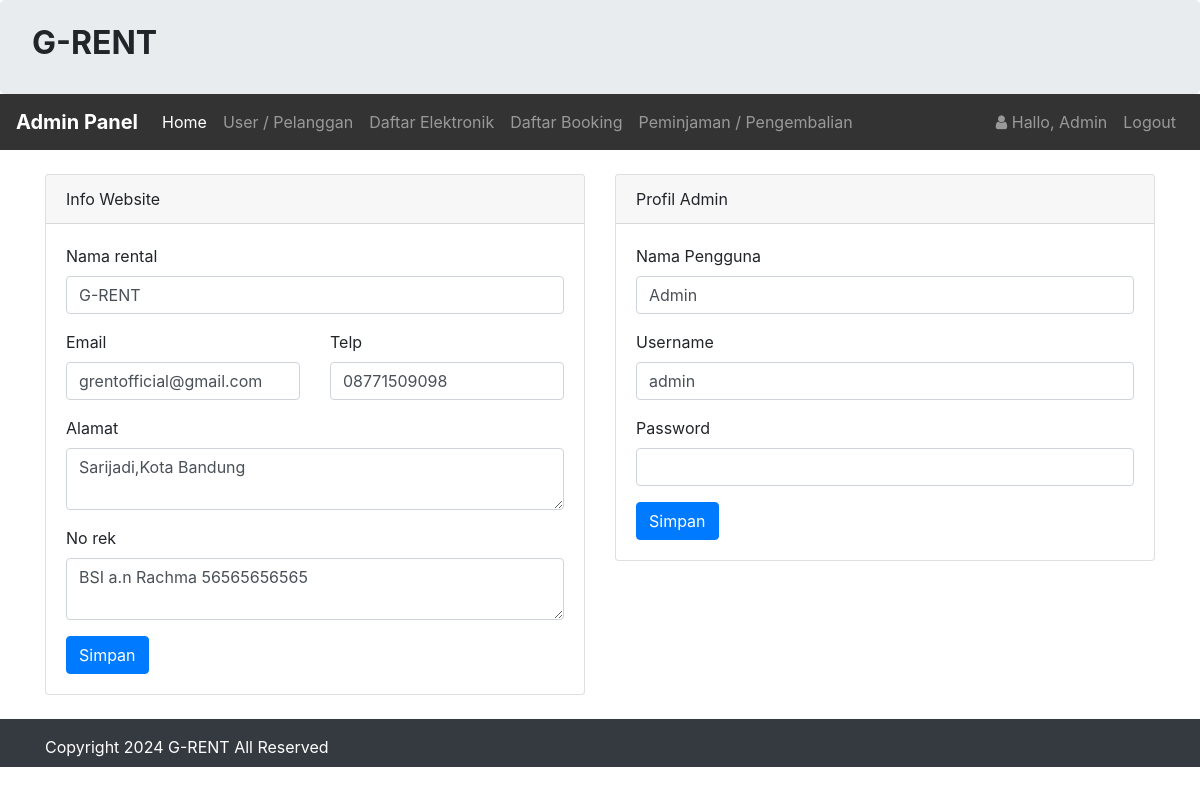
Page /admin/index.php (signed in) on the committed database.
### tables this page shows
CREATE TABLE `infoweb` (
  `id` int(11) NOT NULL,
  `nama_rental` varchar(255) DEFAULT NULL,
  `telp` varchar(15) DEFAULT NULL,
  `alamat` text DEFAULT NULL,
  `email` varchar(255) DEFAULT NULL,
  `no_rek` text DEFAULT NULL,
  `updated_at` timestamp NOT NULL DEFAULT current_timestamp()
);

### koneksi/koneksi.php (called while the page is built, shortened)
<?php
$user = 'root';
$pass = '';
$koneksi = new PDO("mysql:host=localhost;port=3307;dbname=rental_api", $user, $pass);
$url = "http://localhost/G-Rent/";
$sql_web = "SELECT * FROM infoweb WHERE id = 1";
$row_web = $koneksi->prepare($sql_web);
$row_web->execute();
$info_web = $row_web->fetch(PDO::FETCH_OBJ);

### admin/index.php (the view, shortened to what this page needs)
<?php
require '../koneksi/koneksi.php';
$title_web = 'Dashboard';
include 'header.php';
?>
<div class="container mt-4">
    <div class="row">
        <div class="col-sm-6">
            <div class="card">
                <div class="card-header">
                    Info Website
                </div>
                <div class="card-body">
                    <form action="" method="post">
                        <div class="form-group">
                            <label for="">Nama rental</label>
                            <input type="text" class="form-control" value="<?= $info_web->nama_rental; ?>" name="nama_rental" id="nama_rental" placeholder="" />
                        </div>
                        <div class="row">
                            <div class="col-sm-6">
                                <div class="form-group">
                                    <label for="">Email</label>
                                    <input type="text" class="form-control" value="<?= $info_web->email; ?>" name="email" id="email" placeholder="" />
                                </div>
                            </div>
                            <div class="col-sm-6">
                                <div class="form-group">
                                    <label for="">Telp</label>
                                    <input type="text" class="form-control" value="<?= $info_web->telp; ?>" name="telp" id="telp" placeholder="" />
                                </div>
                            </div>
                        </div>
                        <div class="form-group">
                            <label for="">Alamat</label>
                            <textarea class="form-control" name="alamat" id="alamat" placeholder=""><?= $info_web->alamat; ?></textarea>
                        </div>
                        <div class="form-group">
                            <label for="">No rek</label>
                            <textarea class="form-control" name="no_rek" id="no_rek" placeholder=""><?= $info_web->no_rek; ?></textarea>
                        </div>
                        <button type="submit" class="btn btn-primary">
                            Simpan
                        </button>
                    </form>
                </div>
            </div>
        </div>
        <div class="col-sm-6">
            <div class="card">
                <div class="card-header">
                    Profil Admin
                </div>
                <div class="card-body">
                    <form action="" method="post">
                        <?php
                        $id =  $_SESSION["USER"]["id_login"];
                        $sql = "SELECT * FROM login WHERE id_login = ?";
                        $row = $koneksi->prepare($sql);
                        $row->execute(array($id));
                        $edit_profil = $row->fetch(PDO::FETCH_OBJ);
                        ?>
                        <div class="form-group">
                            <label for="">Nama Pengguna</label>
                            <input type="text" class="form-control" value="<?= $edit_profil->nama_pengguna; ?>" name="nama_pengguna" id="nama_pengguna" placeholder="" />
                        </div>
                        <div class="form-group">
                            <label for="">Username</label>
                            <input type="text" required class="form-control" value="<?= $edit_profil->username; ?>" name="username" id="username" placeholder="" />
                        </div>
                        <div class="form-group">
                            <label for="">Password</label>
                            <input type="password" required class="form-control" value="" name="password" id="password" placeholder="" />
                        </div>
                        <button type="submit" class="btn btn-primary">
                            Simpan
                        </button>
                    </form>
                </div>
            </div>
        </div>
    </div>
</div>
<?php include 'footer.php'; ?>

### admin/header.php (shortened to what this page needs)
<?php
    $id_login = $_SESSION['USER']['id_login'];
    $row = $koneksi->prepare("SELECT * FROM login WHERE id_login=?");
    $row->execute(array($id_login));
    $hasil_login = $row->fetch();
?>
<!doctype html>
<html lang="en">
  <head>
    <link rel="stylesheet" href="<?php echo $url;?>assets/css/bootstrap.css" >
    <link rel="stylesheet" href="<?php echo $url;?>assets/css/font-awesome.css" >
  </head>
  <body>
    <div class="jumbotron pt-4 pb-4">
        <div class="row">
            <div class="col-sm-8">
                <h2><b style="text-transform:uppercase;"><?= $info_web->nama_rental;?> </b></h2>
            </div>
        </div>
    </div>
    <nav class="navbar navbar-expand-lg navbar-dark" style="background-color: #333;">
        <a class="navbar-brand" href="<?php echo $url;?>admin/"><b>Admin Panel</b></a>
        <div class="collapse navbar-collapse" id="collapsibleNavId">
            <ul class="navbar-nav mr-auto mt-2 mt-lg-0">
                <li class="nav-item <?php if($title_web == 'Dashboard'){ echo 'active';}?>">
                    <a class="nav-link" href="<?php echo $url;?>admin/">Home <span class="sr-only">(current)</span></a>
                </li>
                <li class="nav-item <?php if($title_web == 'User'){ echo 'active';}?>">
                    <a class="nav-link" href="<?php echo $url;?>admin/user/index.php">User / Pelanggan</a>
                </li>
                <li class="nav-item <?php if($title_web == 'Daftar gadget'){ echo 'active';}?>
                <?php if($title_web == 'Tambah gadget'){ echo 'active';}?>
                <?php if($title_web == 'Edit gadget'){ echo 'active';}?>">
                    <a class="nav-link" href="<?php echo $url;?>admin/gadget/gadget.php">Daftar Elektronik</a>
                </li>
                <li class="nav-item <?php if($title_web == 'Daftar Booking'){ echo 'active';}?>
                <?php if($title_web == 'Konfirmasi'){ echo 'active';}?>">
                    <a class="nav-link" href="<?php echo $url;?>admin/booking/booking.php">Daftar Booking</a>
                </li>
                <li class="nav-item <?php if($title_web == 'Peminjaman'){ echo 'active';}?>">
                    <a class="nav-link" href="<?php echo $url;?>admin/peminjaman/peminjaman.php">Peminjaman / Pengembalian</a>
                </li>
            </ul>
            <ul class="navbar-nav my-2 my-lg-0">
                <li class="nav-item">
                    <a class="nav-link" href="#">
                        <i class="fa fa-user"> </i> Hallo, <?php echo $hasil_login['nama_pengguna'];?>
                    </a>
                </li>
                <li class="nav-item">
                    <a class="nav-link" onclick="return confirm('Apakah anda ingin logout ?');" href="<?php echo $url;?>admin/logout.php">Logout</a>
                </li>
            </ul>
        </div>
    </nav>

### admin/footer.php (shortened to what this page needs)
    <div class="footer mt-4 bg-dark text-white pt-3 pb-2">
      <div class="container">
        Copyright <?= date('Y');?> <?= $info_web->nama_rental;?> All Reserved
      </div>
    </div>
  </body>
</html>

### rows in the picture
infoweb: nama_rental "G-RENT", email "grentofficial@gmail.com", telp "08771509098", alamat "Sarijadi,Kota Bandung", no_rek "BSI a.n Rachma 56565656565"

### other values in the picture
$hasil_login['nama_pengguna'] "Admin"
